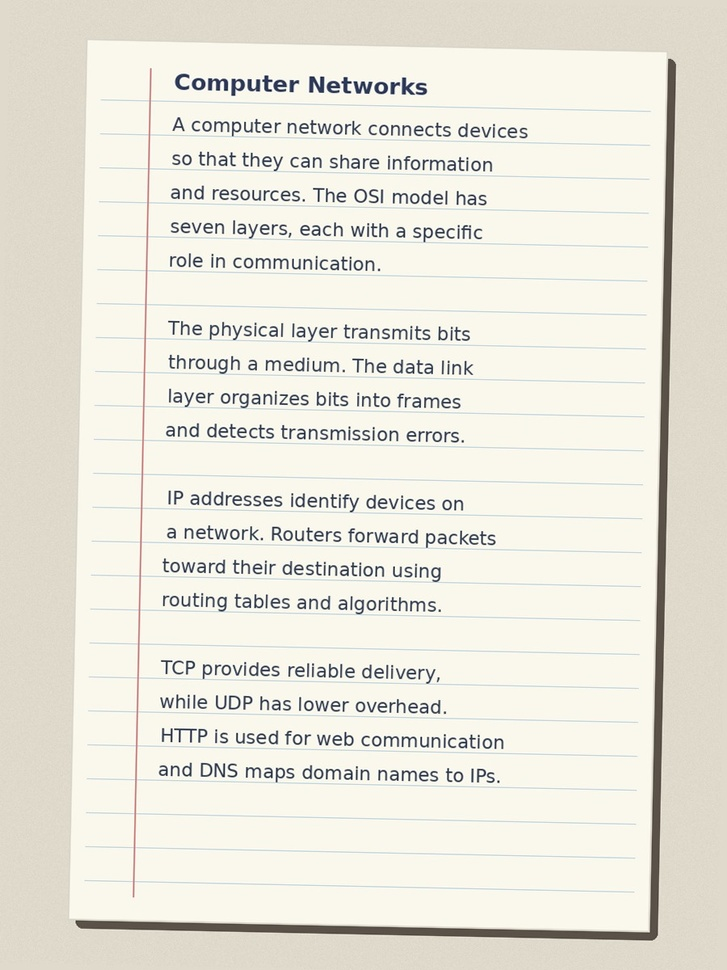
#> input picture NLP Lab Code/Experiment_9/notebook_page.jpg, 727 x 970 px, shrunk from 900 x 1200 before the run
$ jupyter execute ImageProcessingAndImagedetection.ipynb   (older library calls are emulated)
#> lines starting #> are read from the running program, lines starting #| are printed output that depends on the picture; after the words box and inside, x2 and y2 are one past the last pixel; in counts of white or black regions, pixels touching at a corner belong together
[cell 1]
# EXPERIMENT 2: THRESHOLDING, EDGE/CONTOUR DETECTION, AND SHAPE DETECTION
# For adaptive thresholding, use a clear photo of a notebook page.
# For shape detection, use an image containing clearly outlined shapes.

import cv2
import numpy as np
import matplotlib.pyplot as plt

# Update these paths for your images.
NOTEBOOK_PATH = "notebook_page.jpg"
SHAPES_PATH = "shapes.jpg"

def show_gray(title, image):
    plt.figure(figsize=(8, 5))
    plt.imshow(image, cmap="gray")
    plt.title(title)
    plt.axis("off")
    plt.show()

def show_color(title, image):
    plt.figure(figsize=(8, 5))
    plt.imshow(cv2.cvtColor(image, cv2.COLOR_BGR2RGB))
    plt.title(title)
    plt.axis("off")
    plt.show()

# Load notebook image
notebook = cv2.imread(NOTEBOOK_PATH)
#> notebook is the input picture: shape (970, 727, 3); mean B, G, R 219.7, 230.3, 232.7
if notebook is None:
    raise FileNotFoundError(
        f"Could not read '{NOTEBOOK_PATH}'. Set NOTEBOOK_PATH to a clear "
        "photo of a notebook page."
    )

gray = cv2.cvtColor(notebook, cv2.COLOR_BGR2GRAY)

# (i) Binary Thresholding
# Pixels above 127 become 255 (white); others become 0 (black).
_, binary = cv2.threshold(gray, 127, 255, cv2.THRESH_BINARY)
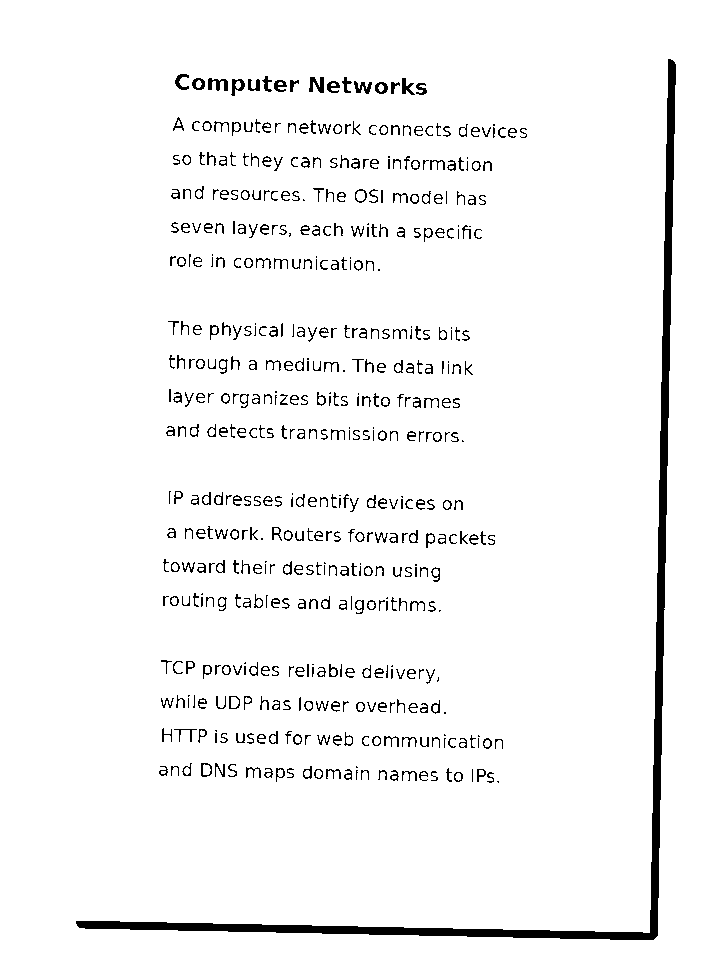
#> binary: shape (970, 727); 95.9% white; 520 black regions (99 under 20 px), largest, box (x1, y1, x2, y2) and area: (76, 59, 676, 940) 11235, (309, 77, 324, 93) 153, (208, 78, 228, 91) 150
show_gray("Binary Thresholding", binary)

# (ii) Adaptive Thresholding
# Useful when lighting is uneven across a notebook photo.
blurred = cv2.GaussianBlur(gray, (5, 5), 0)
adaptive = cv2.adaptiveThreshold(
    blurred, 255,
    cv2.ADAPTIVE_THRESH_GAUSSIAN_C,
    cv2.THRESH_BINARY,
    21, 5
)
#> adaptive: shape (970, 727); 89.4% white; 641 black regions (133 under 20 px), largest, box (x1, y1, x2, y2) and area: (75, 58, 676, 941) 11879, (65, 36, 667, 920) 4545, (132, 67, 153, 898) 2833
show_gray("Adaptive Thresholding - Notebook Page", adaptive)

# (iii) Edge Detection: Sobel and Canny
sobel_x = cv2.Sobel(gray, cv2.CV_64F, 1, 0, ksize=3)
sobel_y = cv2.Sobel(gray, cv2.CV_64F, 0, 1, ksize=3)
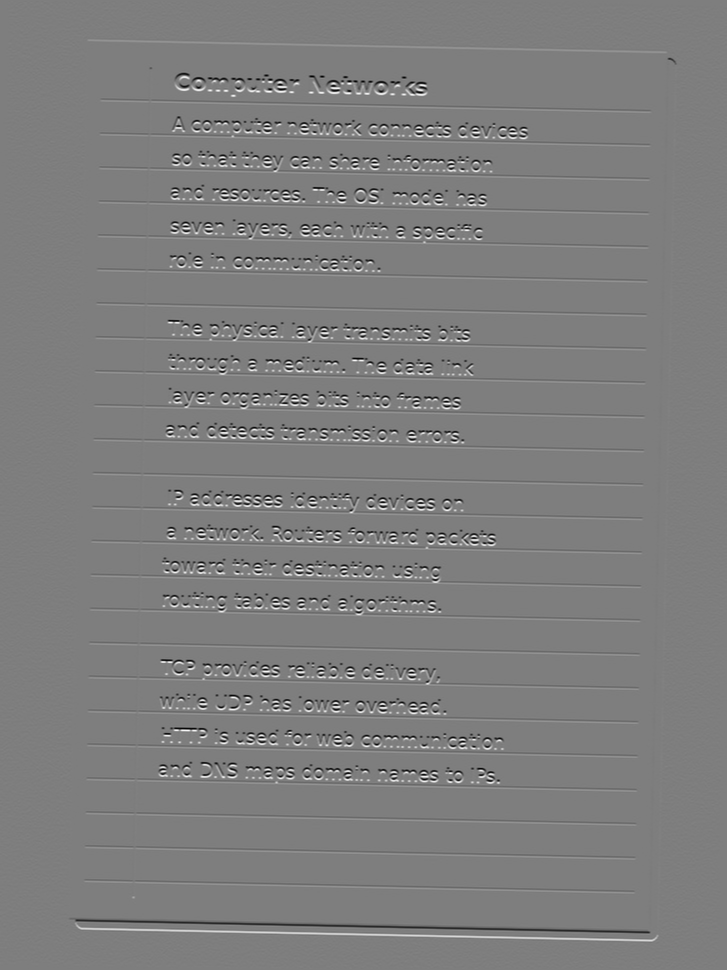
#> sobel_y: shape (970, 727) float64; min -898, max 914, mean 0; drawn with min black and max white
sobel = cv2.magnitude(sobel_x, sobel_y)
sobel = cv2.convertScaleAbs(sobel)
show_gray("Sobel Edge Detection", sobel)

canny = cv2.Canny(gray, 100, 200)
#> canny: shape (970, 727); 4.3% white in thin lines or dots, all inside (x1, y1, x2, y2) = (75, 58, 677, 941)
show_gray("Canny Edge Detection", canny)

# (iv) Contour Detection
# Thresholding makes the foreground/background easier to separate.
contour_input = cv2.threshold(
    gray, 0, 255, cv2.THRESH_BINARY_INV + cv2.THRESH_OTSU
)[1]
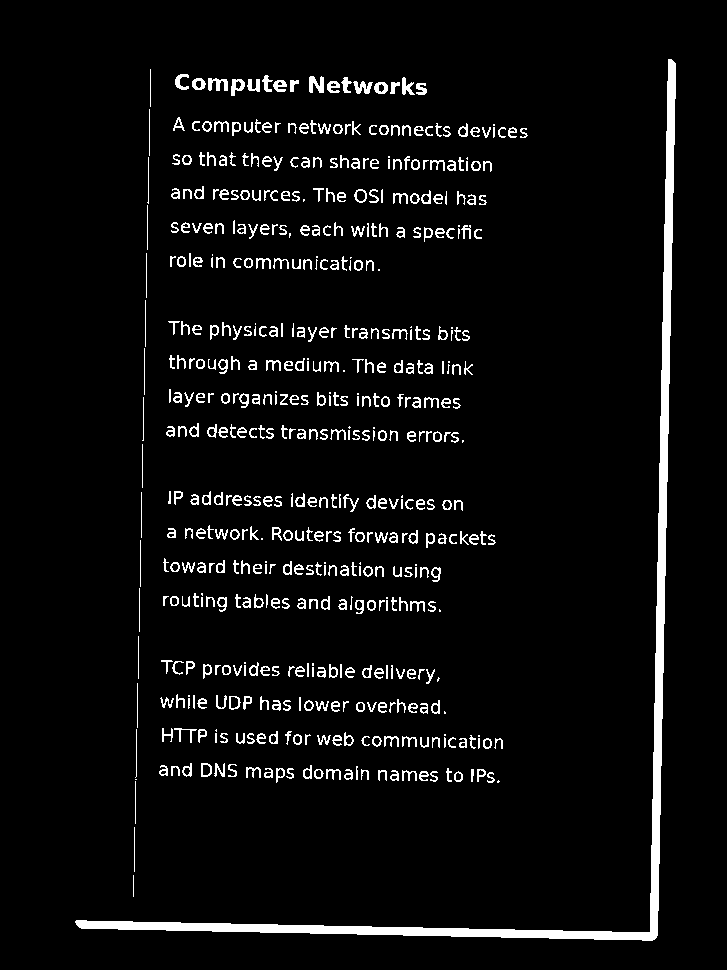
#> contour_input: shape (970, 727); 5.1% white; 532 white regions (48 under 20 px)
contours, hierarchy = cv2.findContours(
    contour_input, cv2.RETR_EXTERNAL, cv2.CHAIN_APPROX_SIMPLE
)
#> contours = 532 contours, 210 with area under 20; largest, box (x1, y1, x2, y2) and area: (75, 59, 676, 941) 10658, (231, 79, 245, 96) 138, (309, 76, 324, 93) 136, (354, 189, 367, 203) 124, (374, 82, 388, 94) 121
contour_result = notebook.copy()
cv2.drawContours(contour_result, contours, -1, (0, 255, 0), 2)
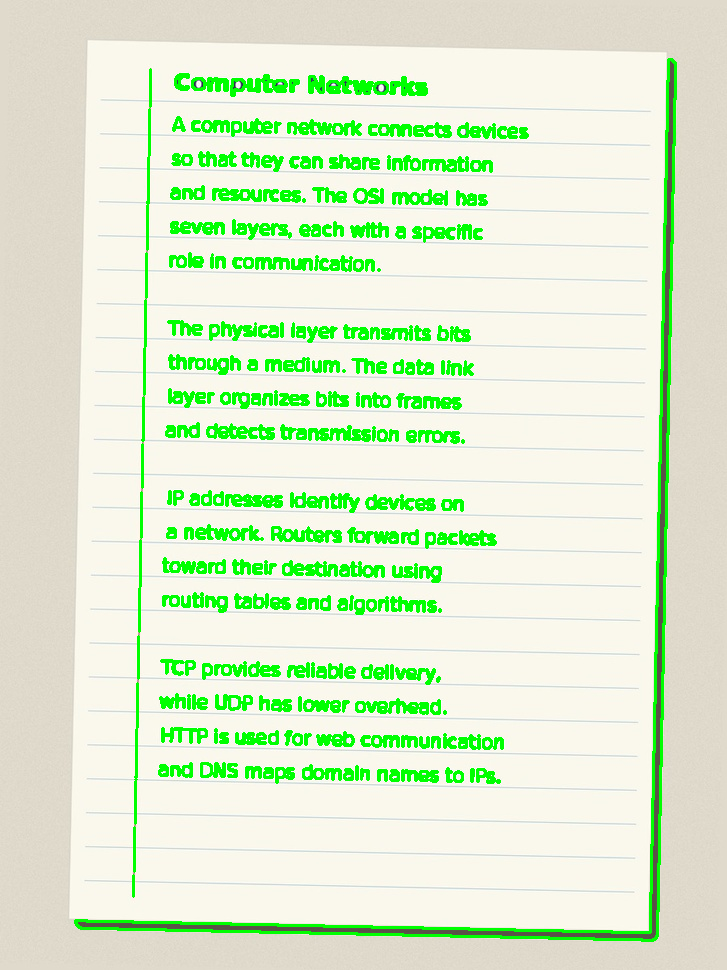
#> contour_result: shape (970, 727, 3); 8.56% of pixels changed, all inside (x1, y1, x2, y2) = (74, 58, 677, 942)
show_color(f"Detected Contours: {len(contours)}", contour_result)

# (v) Detect shapes: triangle, quadrilateral, pentagon, hexagon, circle-like
shapes_image = cv2.imread(SHAPES_PATH)
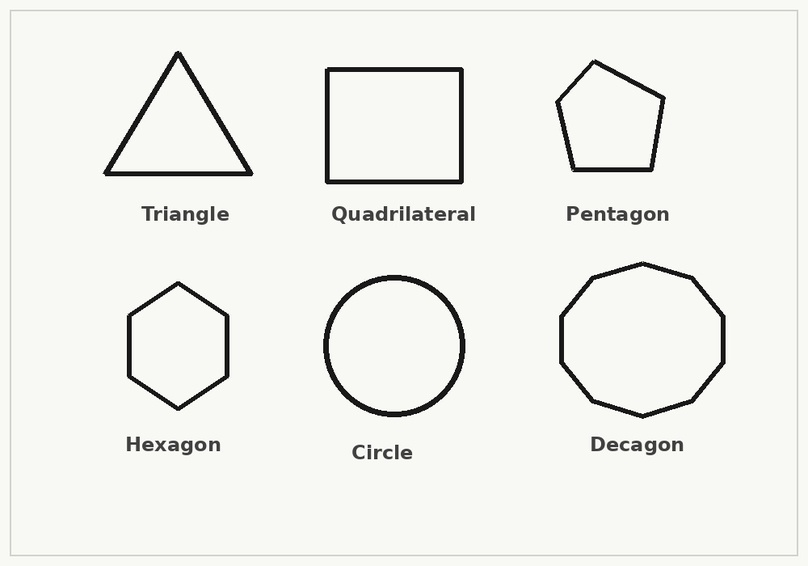
#> input picture NLP Lab Code/Experiment_9/shapes.jpg, 808 x 566 px, shrunk from 1000 x 700 before the run
#> shapes_image is the input picture: shape (566, 808, 3); mean B, G, R 236, 240.8, 239.9
if shapes_image is None:
    raise FileNotFoundError(
        f"Could not read '{SHAPES_PATH}'. Set SHAPES_PATH to an image "
        "with clearly outlined geometric shapes."
    )

shapes_gray = cv2.cvtColor(shapes_image, cv2.COLOR_BGR2GRAY)
shapes_blur = cv2.GaussianBlur(shapes_gray, (5, 5), 0)
edges = cv2.Canny(shapes_blur, 50, 150)
#> edges: shape (566, 808); 1.9% white in thin lines or dots, all inside (x1, y1, x2, y2) = (103, 51, 726, 460)

# Close small gaps in outlines before finding contours.
kernel = np.ones((3, 3), np.uint8)
edges = cv2.morphologyEx(edges, cv2.MORPH_CLOSE, kernel)
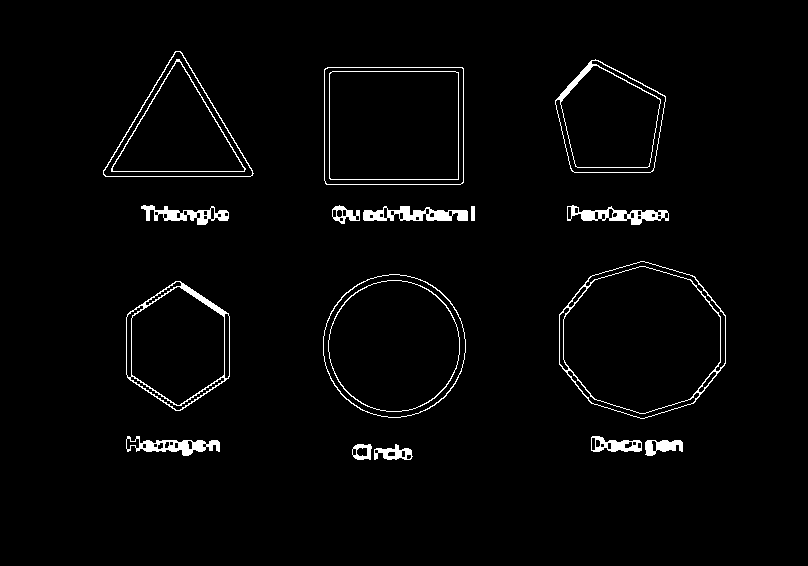
#> edges: shape (566, 808); 2.5% white; 19 white regions
shape_contours, _ = cv2.findContours(
    edges, cv2.RETR_EXTERNAL, cv2.CHAIN_APPROX_SIMPLE
)
#> shape_contours = 16 contours; largest, box (x1, y1, x2, y2) and area: (559, 261, 726, 419) 20178, (324, 67, 464, 185) 16252, (323, 274, 466, 418) 15950, (103, 51, 254, 177) 10038, (126, 281, 230, 411) 10023

shape_result = shapes_image.copy()

for contour in shape_contours:
    area = cv2.contourArea(contour)
    if area < 300:  # Ignore tiny noise
        continue

    perimeter = cv2.arcLength(contour, True)
    if perimeter == 0:
        continue

    approx = cv2.approxPolyDP(contour, 0.04 * perimeter, True)
    corners = len(approx)
    circularity = 4 * np.pi * area / (perimeter * perimeter)

    if corners == 3:
        label = "Triangle"
    elif corners == 4:
        label = "Quadrilateral"
    elif corners == 5:
        label = "Pentagon"
    elif corners == 6:
        label = "Hexagon"
    elif corners >= 7 and circularity > 0.70:
        label = "Circle"
    elif corners >= 7:
        label = "Many-sided shape"
    else:
        label = "Unknown"

    cv2.drawContours(shape_result, [approx], -1, (0, 255, 0), 2)
    x, y, w, h = cv2.boundingRect(approx)
    cv2.putText(
        shape_result, label, (x, max(20, y - 8)),
        cv2.FONT_HERSHEY_SIMPLEX, 0.55, (0, 0, 255), 2, cv2.LINE_AA
    )
#> this loop made 16 passes
#> (area, perimeter, approx, corners, circularity, label, x, y) on passes 4, 5, 10, 11, 13, 14, 16: (525.5, 137, [[591, 437], [593, 451], [641, 450], [639, 440]], 4, 0.352, 'Quadrilateral', 591, 437), (870.5, 283.1, [[126, 439], [127, 451], [219, 451]], 3, 0.136, 'Triangle', 126, 439), (927, 303.9, [[363, 212], [467, 220]], 2, 0.126, 'Unknown', 363, 212), (942.5, 281, [[567, 206], [567, 220], [668, 220]], 3, 0.15, 'Triangle', 567, 206), (747, 285.9, [[141, 206], [146, 220], [228, 218]], 3, 0.115, 'Triangle', 141, 206), (16252.5, 507.9, [[324, 69], [326, 184], [463, 182], [462, 67]], 4, 0.792, 'Quadrilateral', 324, 67), (10037.5, 462.7, [[103, 170], [253, 173], [180, 51]], 3, 0.589, 'Triangle', 103, 51)
#> (area, perimeter, corners, circularity, label, x, y, w) on passes 1, 3, 6, 7, 8, 15: (337.5, 119.4, 6, 0.298, 'Hexagon', 374, 444, 39), (366.5, 118.2, 6, 0.33, 'Hexagon', 645, 440, 38), (10023, 385.5, 6, 0.848, 'Hexagon', 126, 281, 104), (15950.5, 473.3, 8, 0.895, 'Circle', 323, 274, 143), (20178, 537, 6, 0.879, 'Hexagon', 559, 261, 167), (9374, 383.9, 5, 0.799, 'Pentagon', 555, 60, 111)
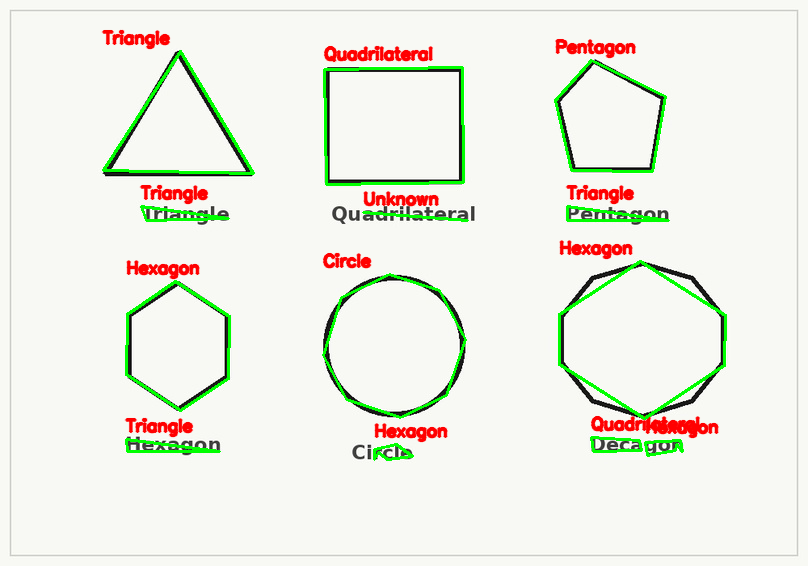
#> shape_result: shape (566, 808, 3); 4.97% of pixels changed, all inside (x1, y1, x2, y2) = (101, 29, 727, 461)

show_color("Shape Detection Result", shape_result)

# Optional: save results
cv2.imwrite("binary_threshold.jpg", binary)
cv2.imwrite("adaptive_threshold.jpg", adaptive)
cv2.imwrite("sobel_edges.jpg", sobel)
cv2.imwrite("canny_edges.jpg", canny)
cv2.imwrite("contours.jpg", contour_result)
cv2.imwrite("shape_detection.jpg", shape_result)
print("Saved thresholding, edge, contour, and shape-detection results.")
